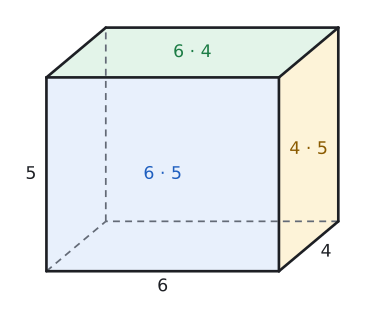

The script that drew this image:
import sys; sys.path.insert(0, "tools")
from cizim import *

# Eğik izdüşüm: genişlik (x) ve yükseklik (z) gerçek ölçüde, derinlik (y) yarıya kısaltılmış ve 40° eğik.
KD, TETA = 0.5, np.radians(40)
CX, SY = KD * np.cos(TETA), KD * np.sin(TETA)
GOZ = np.array([CX, -1.0, SY])  # bakan göze doğru yön

def P(p):
    x, y, z = p
    return np.array([x + CX * y, z + SY * y])

def prizma(ax, taban, v, renkler=None, lw=2.0):
    """taban: dışbükey çokgenin 3B köşeleri, v: öteleme vektörü (yanal ayrıt). Görünmeyen ayrıtlar kesikli."""
    taban = [np.array(t, float) for t in taban]; v = np.array(v, float); n = len(taban)
    ust = [t + v for t in taban]; merkez = sum(taban) / n + v / 2
    yuzler = [list(range(n)), list(range(n, 2 * n))] + [[i, (i + 1) % n, n + (i + 1) % n, n + i] for i in range(n)]
    kose = taban + ust; gorunur = []
    for y in yuzler:
        a, b, c = kose[y[0]], kose[y[1]], kose[y[2]]
        nor = np.cross(b - a, c - a)
        if np.dot(nor, sum(kose[i] for i in y) / len(y) - merkez) < 0: nor = -nor
        gorunur.append(np.dot(nor, GOZ) > 1e-9)
    renkler = renkler or {}
    for k, y in enumerate(yuzler):
        if k in renkler and gorunur[k]:
            ax.add_patch(patches.Polygon([P(kose[i]) for i in y], closed=True, facecolor=renkler[k], edgecolor="none", zorder=1))
    kenarlar = {}
    for k, y in enumerate(yuzler):
        for j in range(len(y)):
            e = tuple(sorted((y[j], y[(j + 1) % len(y)])))
            kenarlar[e] = kenarlar.get(e, False) or gorunur[k]
    for (i, j), g in kenarlar.items():
        a, b = P(kose[i]), P(kose[j])
        if g: ax.plot([a[0], b[0]], [a[1], b[1]], color=YAZI, lw=lw, zorder=4, solid_capstyle="round")
        else: ax.plot([a[0], b[0]], [a[1], b[1]], color=SOLUK, lw=1.3, ls=(0, (4, 3)), zorder=2)
    return kose

def cizgi(ax, p, q, renk=KIRMIZI, lw=2.4, ls="-", z=5):
    a, b = P(p), P(q); ax.plot([a[0], b[0]], [a[1], b[1]], color=renk, lw=lw, ls=ls, zorder=z)

def yaz(ax, p, s, dx=0.0, dy=0.0, renk=YAZI, boy=13, **kw):
    q = P(p); ax.text(q[0] + dx, q[1] + dy, s, ha=kw.pop("ha", "center"), va=kw.pop("va", "center"), color=renk, fontsize=boy, zorder=7, **kw)

def dik(ax, k, u, w, r=0.4, renk=YAZI):
    k, u, w = np.array(k, float), np.array(u, float), np.array(w, float)
    u = u / np.linalg.norm(u); w = w / np.linalg.norm(w)
    pts = [P(k + r * u), P(k + r * u + r * w), P(k + r * w)]
    ax.plot([p[0] for p in pts], [p[1] for p in pts], color=renk, lw=1.3, zorder=6)

def bitir(ax, pay=0.6):
    ax.set_aspect("equal"); ax.axis("off"); ax.autoscale_view(); ax.margins(0.04)
# 6 × 4 × 5 dikdörtgenler prizması; karşılıklı yüzler aynı renk
a, b, c = 6, 4, 5
fig, ax = sekil(5, 4.4)
prizma(ax, [(0, 0, 0), (a, 0, 0), (a, b, 0), (0, b, 0)], (0, 0, c),
       renkler={1: YESIL_ACIK, 2: MAVI_ACIK, 3: SARI_ACIK})
yaz(ax, (a / 2, 0, c / 2), "6 · 5", renk=MAVI)
yaz(ax, (a / 2, b / 2, c), "6 · 4", renk=YESIL)
yaz(ax, (a, b / 2, c / 2), "4 · 5", renk=SARI)
yaz(ax, (a / 2, 0, 0), "6", dy=-0.4)
yaz(ax, (a, b / 2, 0), "4", dx=0.45, dy=-0.15)
yaz(ax, (0, 0, c / 2), "5", dx=-0.4)
ax.set_xlim(-1, 8.6); ax.set_ylim(-1, 6.8)
ax.set_aspect("equal"); ax.axis("off")
kaydet(fig, __file__)
